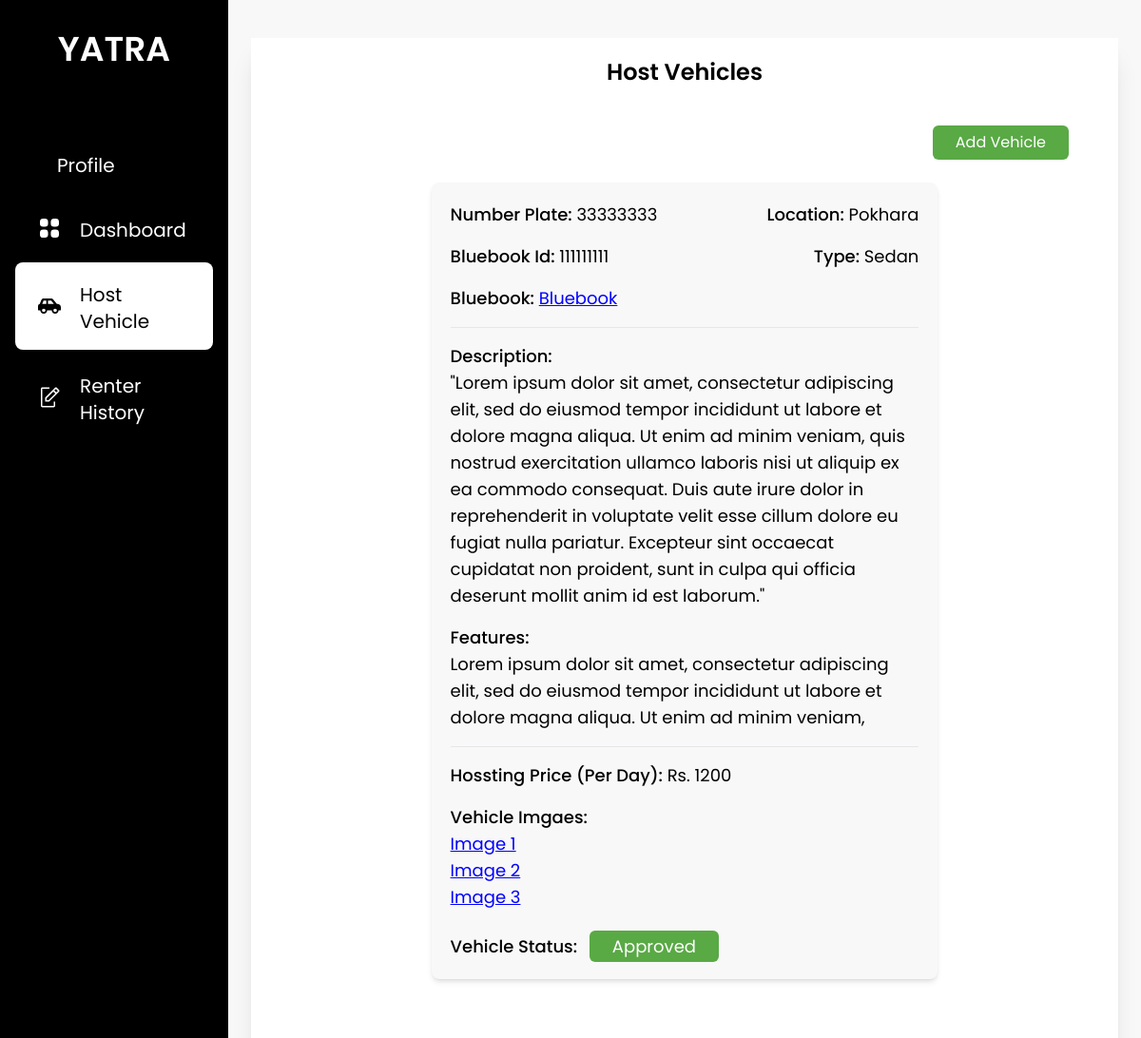
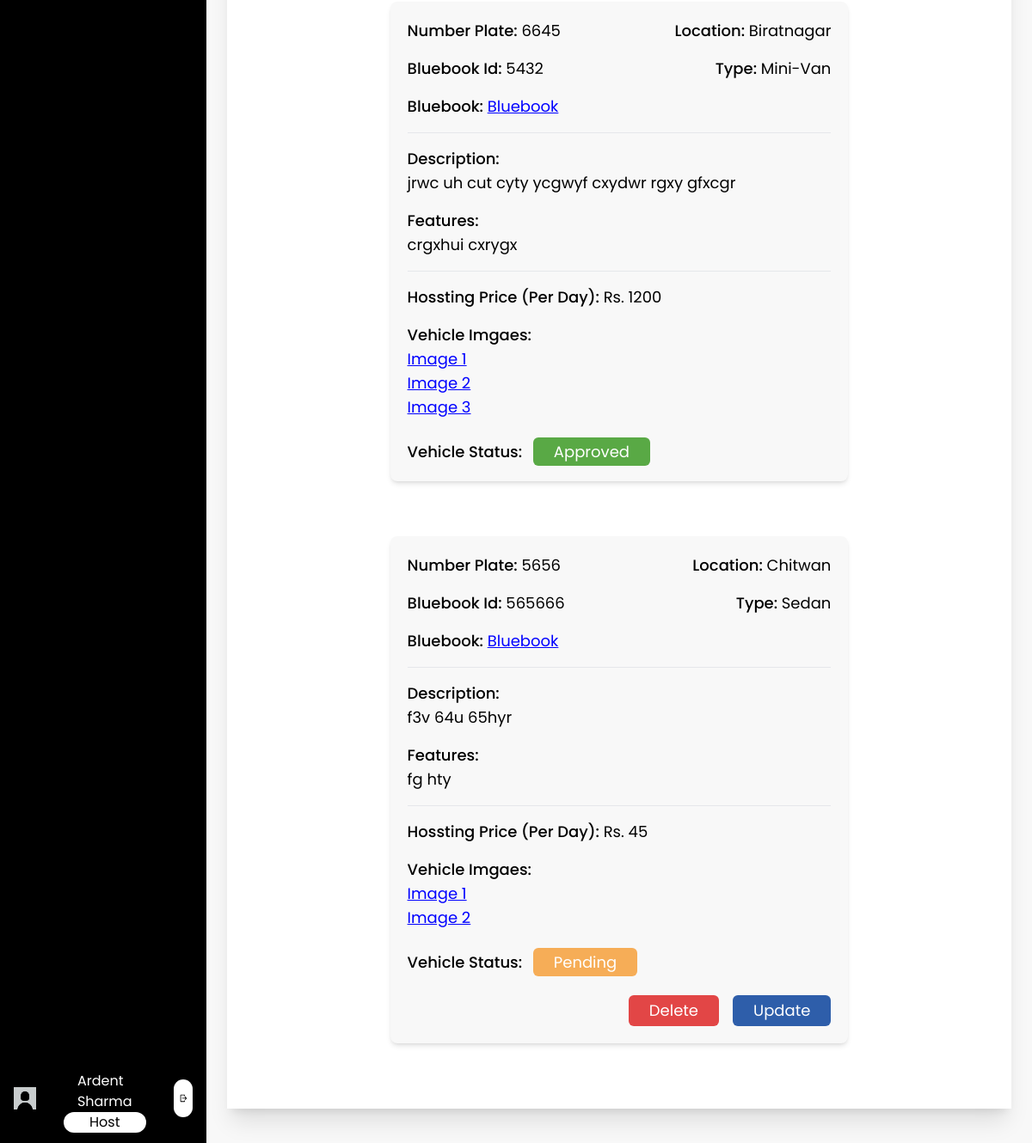
The page /host_vehicles (signed in) on the database its author committed (2 pictures, top to bottom).
### base/models.py (models this page shows, shortened)
class Host(models.Model):
    user = models.OneToOneField(User, on_delete=models.CASCADE, related_name="host")
    first_name = models.CharField(max_length=25)
    last_name = models.CharField(max_length=25)
    email = models.EmailField()
    phone_number = models.CharField(max_length=10)
    address = models.CharField(max_length=100, null= True, blank=True)
    citizenship_id = models.CharField(max_length=20, null= True, blank=True)
    citizenship = models.ImageField(upload_to='host/profile', default='default_photo.jpg')
    pic = models.ImageField(upload_to='host/profile', default='default_profile.jpg')
    is_approved = models.CharField(max_length=10, choices=status, default="Pending")
    is_blocked = models.BooleanField(default=False)

class Vehicle(models.Model):
    types = (
        ('Sedan', 'Sedan'),
        ('SUV', 'SUV'),
        ('Jeep', 'Jeep'),
        ('Mini-Van', 'Mini-Van'),
        ('Other', 'Other'),
    )
    number_plate = models.CharField(max_length=20, unique=True)
    host = models.ForeignKey(Host, on_delete=models.SET_NULL, null=True, related_name="owner")
    location = models.ForeignKey(Location, on_delete=models.SET_NULL, null=True, related_name="place")
    bluebook = models.ImageField(upload_to="host/vehicle")
    bluebook_id = models.CharField(max_length=25)
    image1 = models.ImageField(upload_to="host/vehicle")
    image2 = models.ImageField(upload_to="host/vehicle")
    image3 = models.ImageField(upload_to="host/vehicle", null=True, blank=True)
    description = models.TextField(max_length=500)
    feature = models.TextField(max_length=500)
    price = models.PositiveIntegerField()
    type = models.CharField(max_length=10, choices=types)
    is_approved = models.CharField(max_length=10, choices=status, default="Pending")
    is_rented = models.BooleanField(default=False)

class Location(models.Model):
    name=models.CharField(max_length=25, unique=True)
    def __str__(self):
        return self.name

### base/views.py (the view, shortened to what this page needs)
# urls.py: path('host_vehicles', views.host_vehicles, name='host_vehicles'),
def host_vehicles(request):
    error = ''
    vehicle_list = Vehicle.objects.filter(host=request.user.host)
    transactions = Transaction.objects.filter(host__user=request.user)
    if transactions.count() == 0:
        add_payment = 'yes'
    else :
        add_payment = 'no'
    context = {
         'vehicle_list' : vehicle_list,
         'add_payment': add_payment,
         'error':error
    }
    return render(request, 'vehicles/host_vehicles.html', context)

### base/templatetags/user_group.py (called while the page is built)
@register.filter(name='has_group')
def has_group(user, group_name):
    return user.groups.filter(name=group_name).exists()

### base/templates/vehicles/host_vehicles.html (shortened to what this page needs)
{% extends 'base/base.html' %}
{% load static %}
{% block content %}
<div class="h-screen w-full px-6 py-10 bg-theme overflow-y-auto">
    <div class="bg-white h-full flex flex-col shadow-xl">
        <div class="p-3 overflow-y-auto scrollbar-hide">
            <p class="text-center text-2xl font-semibold pt-2 pb-4">Host Vehicles</p>
            {% if request.user.host.is_approved == "Approved" %}
                {% if add_payment == 'yes' %}
                    <div class="flex w-full justify-end px-10 py-6">
                        <a href="{% url 'handle_payment' %}"><button class="bg-custom-green text-white rounded-md py-1.5 px-6" type="submit">Make Payment</button></a>
                    </div>
                    <p class="text">You need to make payment before adding vehicles</p>
                {% else %}
                    <div class="flex w-full justify-end px-10 py-6">
                        <a href="{% url 'add_vehicles' %}"><button class="bg-custom-green text-white rounded-md py-1.5 px-6" type="submit">Add Vehicle</button></a>
                    </div>
                {% endif %}
            {% else %}
                <a>You can only add vehicles after being approved</a>
            {% endif %}
            {% if vehicle_list %}
                {% for vehicle in vehicle_list %}
                <div class="w-3/5 flex flex-col mx-auto rounded-lg bg-theme p-5 shadow-md text-lg mb-16">
                    <div class="flex flex-col mb-4">
                        <div class="flex flex-row justify-between mb-4">
                            <div>
                                <span class="font-medium">Number Plate: </span>{{ vehicle.number_plate }}
                            </div>
                            <div>
                                <span class="font-medium">Location: </span>{{ vehicle.location }}
                            </div>
                        </div>
                        <div class="flex flex-row justify-between">
                            <div>
                                <span class="font-medium">Bluebook Id: </span>{{ vehicle.bluebook_id }}
                            </div>
                            <div>
                                <span class="font-medium">Type: </span>{{ vehicle.type }}
                            </div>
                        </div>
                    </div>
                    <div class="mb-4">
                        <span class="font-medium">Bluebook: </span>
                        <a href="{% url 'open_bluebook' vehicle.id %}" style="color: blue;" class="underline">
                            Bluebook
                        </a>
                    </div>
                    <hr class="mb-4">
                    <div class="mb-4 flex flex-col">
                        <div>
                            <span class="font-medium">Description: </span>
                        </div>
                        <div>
                            <span>{{ vehicle.description }}</span>
                        </div>
                    </div>
                    <div class="mb-4 flex flex-col">
                        <div>
                            <span class="font-medium">Features: </span>
                        </div>
                        <div>
                            <span>{{ vehicle.feature }}</span>
                        </div>
                    </div>
                    <hr class="mb-4">
                    <div class="mb-4">
                        <span class="font-medium">Hossting Price (Per Day): </span><span>Rs. {{ vehicle.price }}</span>
                    </div>
                    <div>
                        <div>
                            <span class="font-medium">Vehicle Imgaes: </span>
                        </div>
                        <div class="flex flex-col mb-6">
                            <a href="{% url 'open_vehicle' vehicle.id 1 %}" style="color: blue;" class="underline">
                                Image 1
                            </a>
                            <a href="{% url 'open_vehicle' vehicle.id 2 %}" style="color: blue;" class="underline">
                                Image 2
                            </a>
                            {% if vehicle.image3 %}
                                <a href="{% url 'open_vehicle' vehicle.id 3 %}" style="color: blue;" class="underline">
                                    Image 3
                                </a>
                            {% endif %}
                        </div>
                    </div>
                    <div>
                        <span class="font-medium">Vehicle Status:  </span><span class="py-1 px-6 ml-2 text-white rounded-md {% if vehicle.is_approved == 'Approved' %} bg-custom-green {% elif vehicle.is_approved == 'Pending' %} bg-custom-orange {% else %} bg-danger {% endif %} ">{{ vehicle.is_approved }}</span>
                    </div>
                    {%  if vehicle.is_approved != "Approved" %}
                    <div class="flex mt-6 mr-6 justify-end w-full">
                        <a  href="{% url 'delete_vehicles' vehicle.id %}"><button class="py-1 px-6 bg-danger text-white rounded-md text-lg mr-4"  onclick="return ConfirmDelete()">Delete</button></a>
                        <a  href="{% url 'update_vehicles' vehicle.id %}"><button class="py-1 px-6 btn text-lg">Update</button></a>
                    </div>
                    {% endif %}
                </div>
                {% endfor %}
            {% else %}
                <p class="text-center pt-20 text-2xl text-dark-gray">No Vehicles to display</p>
            {% endif %}
        </div>
    </div>
</div>
{% endblock content %}

### base/templates/base/base.html (shortened to what this page needs)
{% load static tailwind_tags %}
{% load user_group %}
<html lang="en">
<head>
    {% tailwind_css %}
</head>
<body class="font-poppins min-h-screen">
    <div class="flex flex-row">
        <div class="flex w-1/5 bg-black h-screen text-white">
            <div class="w-full relative">
                <div class="flex justify-center pb-8">
                    <a href="{% url 'home' %}" class="py-8">
                        <span class="text-4xl text-center font-semibold">YATRA</span>
                    </a>
                </div>
                {% if user|has_group:'host' %}
                <div class="text-xl">
                    {% with request.resolver_match.url_name as url_name %}
                    <ul class="px-4">
                        <a href="{% url 'host_profile' %}" class="nav-bar-items {% if url_name == 'host_profile' or url_name == 'host_update_profile' %}active{% endif %}">
                            <li class="nav-bar-li">
                                Profile
                            </li>
                        </a>
                        <a href="{% url 'host_dashboard' %}" class="nav-bar-items {% if url_name == 'host_dashboard' %} active {% endif %}">
                            <img src="{% static 'images/dashboard.svg' %}" alt="">
                            <li class="nav-bar-li">
                                Dashboard
                            </li>
                        </a>
                        <a href="{% url 'host_vehicles' %}" class="nav-bar-items {% if url_name == 'host_vehicles' or url_name == 'add_vehicles' %} active {% endif %}">
                            <img src="{% static 'images/Vehicle.svg' %}" alt="">
                            <li class="nav-bar-li">
                               Host Vehicle
                            </li>
                        </a>
                        <a href="{% url 'rented_history' %}" class="nav-bar-items{% if url_name == 'rented_history' or url_name == 'report_user' %} active {% endif %}">
                            <img src="{% static 'images/request.svg' %}" alt="">
                            <li class="nav-bar-li">
                                Renter History
                            </li>
                        </a>
                    </ul>
                    {% endwith %}
                </div>
                <div class="flex flex-row absolute bottom-0 justify-evenly py-3 px-4 w-full">
                    <a href="{% url 'host_profile' %}" class=" ">
                        <img src="{% static 'images/default_profile.jpg' %}" style="object-fit: contain" alt="" class="w-20 h-20 object-cover rounded-full ">
                    </a>
                    <div class="flex flex-col px-8 justify-evenly">
                        <p class="text-generalBackground px-4 mt-2 ">{{ user.host.first_name }} {{ user.host.last_name }}</p>
                        <p class="text-gray px-4 text-center rounded-xl bg-white text-black py-0.75 ">Host</p>
                    </div>
                    <div class="ml-auto my-auto flex-end p-1.5 bg-white rounded-full">
                        <a href="{% url 'logout' %}">
                            <img src="{% static 'images/logout.svg' %}" alt="" class="h-8">
                        </a>
                    </div>
                </div>
                {% endif %}
            </div>
        </div>
        <div class="flex w-4/5 h-screen relative overflow-y-auto">
            {% block content %}
            {% endblock content%}
        </div>
    </div>
</body>
</html>

### rows shown on the page
Vehicle: number_plate "33333333", location "Pokhara", bluebook_id "111111111", type "Sedan", description "\"Lorem ipsum dolor sit amet, consectetur adipiscing elit, sed do eiusmod tempor incididunt ut labore et dolore magna aliqua. Ut enim ad minim veniam, quis nostrud exercitation ullamco laboris nisi ut aliquip ex ea commodo consequat. Duis aute irure dolor in reprehenderit in voluptate velit esse cillum dolore eu fugiat nulla pariatur. Excepteur sint occaecat cupidatat non proident, sunt in culpa qui officia deserunt mollit anim id est laborum.\"", feature "Lorem ipsum dolor sit amet, consectetur adipiscing elit, sed do eiusmod tempor incididunt ut labore et dolore magna aliqua. Ut enim ad minim veniam,", price "1200", shows "Image 3", is_approved "Approved"
Vehicle: number_plate "6645", location "Biratnagar", bluebook_id "5432", type "Mini-Van", description "jrwc uh cut cyty ycgwyf cxydwr rgxy gfxcgr", feature "crgxhui cxrygx", price "1200", shows "Image 3", is_approved "Approved"
Vehicle: number_plate "5656", location "Chitwan", bluebook_id "565666", type "Sedan", description "f3v 64u 65hyr", feature "fg hty", price "45", is_approved "Pending", shows "Delete"

### other values the page prints
{{ user.host.first_name }} "Ardent"
{{ user.host.last_name }} "Sharma"
